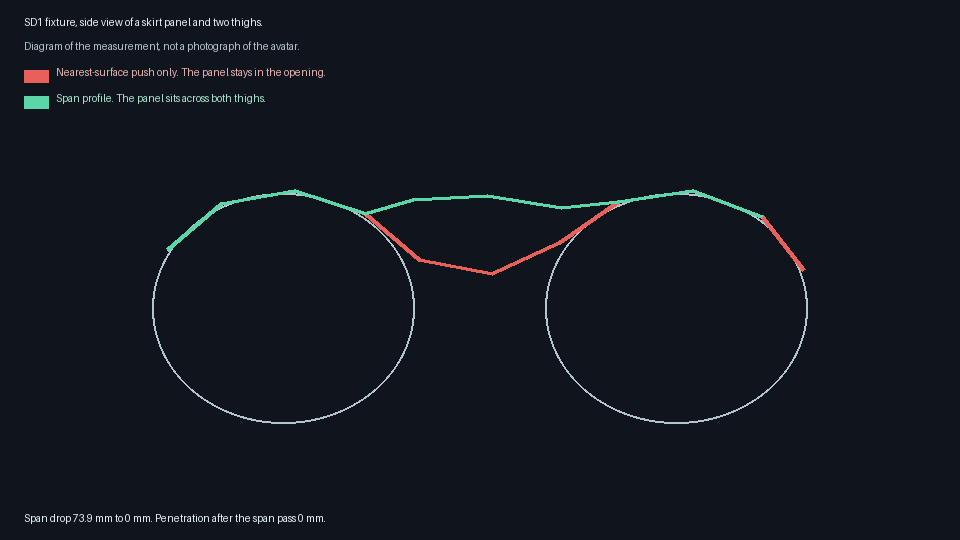
#> input picture tools/audit/reports/sd1-span-fixture.png, 960 x 540 px
$ python -i print_matrix.py   (imports and definitions only)
#> lines starting #> are read from the running program, lines starting #| are printed output that depends on the picture
#!/usr/bin/env python3
"""Print the catalog matrix and write the picture table.

Reads a capture directory written by ``capture.py`` (its ``manifest.json`` and
``screenshots/``). It does not open a browser and does not generate garments.

Outputs, under ``--out``:

- ``catalog-matrix.csv`` — one row per picture. Columns are picture path,
  volume description, bug found, solution, fixed (yes / no / n/a), and notes.
- ``sheets/matrix-<pose>.jpg`` — one contact sheet per pose, the same sheets
  used to review Sitting (Wide) and Sitting (Crossed). A red label is a pose
  whose cloth gate missed. Sheets are skipped with ``--no-sheets``.

``fixed`` is never ``yes``. This script only reports the run it was given.
A later coder marks a picture fixed by recapturing it and seeing an empty
bug on that pose. See ``AGENT_MATRIX.md``.

Compare a new CSV with a previous one:

    python tools/audit/print_matrix.py \\
      --run <new-capture> --baseline-csv <previous.csv>

Exit 1 when a picture that had no bug now has one, a picture that was
``fixed=yes`` is ``fixed=no``, or a picture file that existed is now missing.
"""

from __future__ import annotations

import argparse
import csv
import json
import sys
from pathlib import Path

POSES = ("standing", "sittingDesk", "sittingWide", "sittingCrossed")
VIEWS = ("front", "right", "back", "left")
POSE_LABEL = {
    "standing": "Standing (standingRelaxed)",
    "sittingDesk": "Sitting (Desk)",
    "sittingWide": "Sitting (Wide)",
    "sittingCrossed": "Sitting (Crossed)",
}
COLUMNS = (
    "picture_path",
    "garment_id",
    "garment_name",
    "category",
    "pose",
    "view",
    "volume_description",
    "bug_found",
    "solution",
    "fixed",
    "notes",
    "review_status",
    "review_comment",
)

SPAN_SOLUTION = (
    "WARDROBE-CLIP-001 is open. The span lift in src/wardrobe/PoseClothCorrection.js "
    "closed the two-thigh fixture and did not close this live frame. Recapture this "
    "picture and leave fixed as no until maxSpanDropMm is at or under 8."
)
STRETCH_SOLUTION = (
    "Do not finish the cloth correction with an extra relax(); that pulled other "
    "trousers back inside the body. The fresh-pass fold guard did not change the "
    "live crossed-leg number. Recapture this picture before marking fixed."
)
PENETRATION_SOLUTION = (
    "The push already ran. Do not raise the 1 mm gate to hide this number. Inspect "
    "the front frame, then change the push only if the picture shows cloth inside the body."
)
SKIP_SOLUTION = (
    "The cloth correction on this mesh did not finish, so no picture was taken. "
    "Capture it alone with a longer --cloth-timeout. --skip is only a way to let "
    "the rest of the matrix finish."
)


def load_json(path: Path) -> dict:
    return json.loads(path.read_text(encoding="utf-8"))


def inventory_by_name(payload: dict) -> dict:
    return {item["name"]: item for item in payload.get("garments") or [] if item.get("name")}


# [131 lines left out: functions volume_description, pose_findings, bug_text, solution_text, picture_rows, carry_reviews and 1 more, not called in this run]


def read_csv(path: Path) -> list[dict]:
    with path.open(encoding="utf-8", newline="") as handle:
        return list(csv.DictReader(handle))


# [23 lines left out: function regressions, not called in this run]


def _crop_avatar(path: Path):
#> called with path = 'reports/sd1-span-fixture.png'
    from PIL import Image

    image = Image.open(path).convert("RGB")
#> image is the input picture: PIL image 960x540 RGB; mean R, G, B 18.8, 24, 31.6
    pixels = image.load()
    width, height = image.size
#> width = 960; height = 540
    points = []
    for y in range(80, min(height, 720)):
        for x in range(20, min(width, 460)):
            red, green, blue = pixels[x, y][:3]
            if red > 165 and green > 125 and blue > 105 and red > blue + 18:
                points.append((x, y))
#> after the loop, points = []
    if len(points) < 50:
        return image.crop((40, 120, 420, 640)).resize((150, 200))
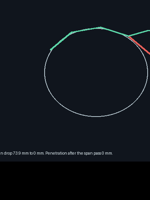
#> returned value: PIL image 150x200 RGB; mean R, G, B 15.2, 19.7, 25.9
    xs = [point[0] for point in points]
    ys = [point[1] for point in points]
    box = (
        max(0, min(xs) - 12),
        max(0, min(ys) - 20),
        min(width, max(xs) + 12),
        min(height, max(ys) + 16),
    )
    crop = image.crop(box)
    crop.thumbnail((150, 210), Image.Resampling.LANCZOS)
    canvas = Image.new("RGB", (150, 210), (8, 10, 16))
    canvas.paste(crop, ((150 - crop.width) // 2, (210 - crop.height) // 2))
    return canvas


# [81 lines left out: functions write_sheets, parse_args, main, not called in this run]


# [2 lines not run here, left out]

>>> result = _crop_avatar('reports/sd1-span-fixture.png')
